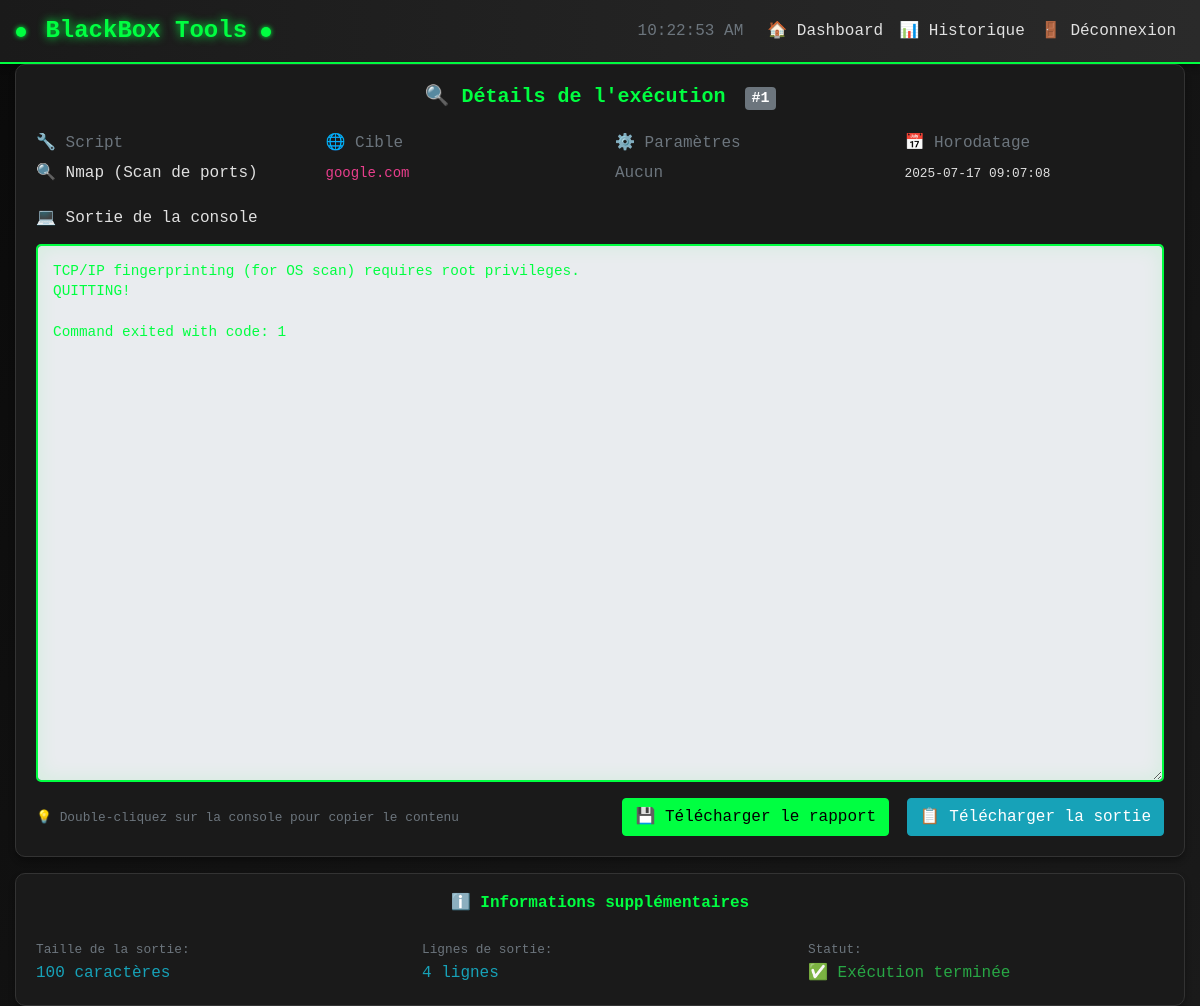
Screenshot of /history/1 (signed in) with the database file from the repository.
### tables this page shows
CREATE TABLE history (
                id INTEGER PRIMARY KEY AUTOINCREMENT,
                script TEXT NOT NULL,
                target TEXT NOT NULL,
                parameters TEXT,
                output TEXT NOT NULL,
                timestamp DATETIME DEFAULT CURRENT_TIMESTAMP
            );

### app.py (the view)
@app.route('/history/<int:entry_id>')
def view_history_entry(entry_id):
    if 'logged_in' not in session:
        return redirect(url_for('login'))
    db = get_db()
    cur = db.execute('SELECT * FROM history WHERE id = ?', (entry_id,))
    entry = cur.fetchone()
    if entry:
        return render_template('history_detail.html', entry=entry)
    else:
        flash('History entry not found.')
        return redirect(url_for('history'))

### app.py (called while the page is built)
def get_db():
    db = getattr(g, '_database', None)
    if db is None:
        db = g._database = sqlite3.connect(DATABASE)
        db.row_factory = sqlite3.Row
    return db

@app.teardown_appcontext
def close_connection(exception):
    db = getattr(g, '_database', None)
    if db is not None:
        db.close()

### app/templates/history_detail.html (shortened to what this page needs)
<!DOCTYPE html>
<html lang="fr">
<head>
    <link rel="stylesheet" href="https://stackpath.bootstrapcdn.com/bootstrap/4.5.2/css/bootstrap.min.css">
    <link rel="stylesheet" href="{{ url_for('static', filename='style.css') }}">
</head>
<body>
    <nav class="navbar navbar-expand-lg navbar-dark">
        <a class="navbar-brand" href="#">
            <span class="status-indicator online"></span>
            BlackBox Tools
        </a>
        <div class="collapse navbar-collapse">
            <ul class="navbar-nav ml-auto">
                <li class="nav-item">
                    <span class="navbar-text text-secondary mr-3">
                        <span id="clock"></span>
                    </span>
                </li>
                <li class="nav-item">
                    <a class="nav-link" href="{{ url_for('index') }}">
                        🏠 Dashboard
                    </a>
                </li>
                <li class="nav-item">
                    <a class="nav-link" href="{{ url_for('history') }}">
                        📊 Historique
                    </a>
                </li>
                <li class="nav-item">
                    <a class="nav-link" href="{{ url_for('logout') }}">
                        🚪 Déconnexion
                    </a>
                </li>
            </ul>
        </div>
    </nav>
    <div class="container-fluid">
        <div class="card">
            <div class="card-body">
                <h5 class="card-title">
                    🔍 Détails de l'exécution
                    <span class="badge badge-secondary ml-2">#{{ entry.id }}</span>
                </h5>
                <div class="row mb-4">
                    <div class="col-md-3">
                        <h6 class="text-muted">🔧 Script</h6>
                        <p class="mb-0">
                            {% if entry.script == 'nmap' %}
                                🔍 Nmap (Scan de ports)
                            {% elif entry.script == 'whois' %}
                                📋 Whois (Infos DNS)
                            {% elif entry.script == 'dig' %}
                                🔎 Dig (Énumération DNS)
                            {% elif entry.script == 'traceroute' %}
                                🛤️ Traceroute
                            {% elif entry.script == 'hydra' %}
                                🔐 Hydra (Brute-force)
                            {% else %}
                                {{ entry.script }}
                            {% endif %}
                        </p>
                    </div>
                    <div class="col-md-3">
                        <h6 class="text-muted">🌐 Cible</h6>
                        <p class="mb-0"><code>{{ entry.target }}</code></p>
                    </div>
                    <div class="col-md-3">
                        <h6 class="text-muted">⚙️ Paramètres</h6>
                        <p class="mb-0">
                            {% if entry.parameters %}
                                <code>{{ entry.parameters }}</code>
                            {% else %}
                                <span class="text-muted">Aucun</span>
                            {% endif %}
                        </p>
                    </div>
                    <div class="col-md-3">
                        <h6 class="text-muted">📅 Horodatage</h6>
                        <p class="mb-0"><small>{{ entry.timestamp }}</small></p>
                    </div>
                </div>
                <h6 class="mb-3">💻 Sortie de la console</h6>
                <textarea class="form-control console" rows="25" readonly>{{ entry.output }}</textarea>
                <div class="mt-3 d-flex justify-content-between align-items-center">
                    <div>
                        <small class="text-muted">
                            💡 Double-cliquez sur la console pour copier le contenu
                        </small>
                    </div>
                    <div>
                        <a href="{{ url_for('download_report', entry_id=entry.id) }}"
                           class="btn btn-success">
                            💾 Télécharger le rapport
                        </a>
                        <button class="btn btn-info ml-2" onclick="downloadConsoleOutput()">
                            📋 Télécharger la sortie
                        </button>
                    </div>
                </div>
            </div>
        </div>
        <div class="card mt-3">
            <div class="card-body">
                <h6 class="card-title">ℹ️ Informations supplémentaires</h6>
                <div class="row">
                    <div class="col-md-4">
                        <small class="text-muted">Taille de la sortie:</small><br>
                        <span class="text-info">{{ entry.output|length }} caractères</span>
                    </div>
                    <div class="col-md-4">
                        <small class="text-muted">Lignes de sortie:</small><br>
                        <span class="text-info">{{ entry.output.split('\n')|length }} lignes</span>
                    </div>
                    <div class="col-md-4">
                        <small class="text-muted">Statut:</small><br>
                        <span class="text-success">✅ Exécution terminée</span>
                    </div>
                </div>
            </div>
        </div>
    </div>
</body>
</html>

### app/static/style.css (style rules this page uses)
:root { --bg-primary: #0a0a0a; --bg-secondary: #1a1a1a; --bg-tertiary: #2a2a2a; --text-primary: #e0e0e0; --text-secondary: #b0b0b0; --accent-primary: #00ff41; --accent-secondary: #ff4444; --border-color: #333; --shadow: 0 4px 6px rgba(0, 0, 0, 0.3); }
* { box-sizing: border-box; }
body { background: linear-gradient(135deg, var(--bg-primary) 0%, var(--bg-secondary) 100%); color: var(--text-primary); font-family: 'Courier New', monospace; min-height: 100vh; margin: 0; padding: 0; }
.navbar { background: linear-gradient(90deg, var(--bg-secondary) 0%, var(--bg-tertiary) 100%); border-bottom: 2px solid var(--accent-primary); box-shadow: var(--shadow); }
.navbar-brand { font-weight: bold; font-size: 1.5rem; color: var(--accent-primary) !important; text-shadow: 0 0 10px var(--accent-primary); }
.nav-link { color: var(--text-primary) !important; transition: all 0.3s ease; }
.card { background: var(--bg-secondary); border: 1px solid var(--border-color); border-radius: 10px; box-shadow: var(--shadow); transition: all 0.3s ease; }
.card-title { color: var(--accent-primary); font-weight: bold; text-align: center; margin-bottom: 1.5rem; }
.form-control { background-color: var(--bg-tertiary); border: 1px solid var(--border-color); color: var(--text-primary); border-radius: 5px; transition: all 0.3s ease; }
.form-control::placeholder { color: var(--text-secondary); }
.btn-info { background-color: #17a2b8; border-color: #17a2b8; }
.btn-success { background-color: var(--accent-primary); border-color: var(--accent-primary); color: #000; }
.console { background-color: #000; color: var(--accent-primary); font-family: 'Courier New', monospace; border: 2px solid var(--accent-primary); border-radius: 5px; padding: 15px; min-height: 400px; font-size: 0.9rem; line-height: 1.4; overflow-y: auto; box-shadow: inset 0 0 20px rgba(0, 255, 65, 0.1); }
.fade-in { animation: fadeIn 0.5s ease-in; }
.pulse { animation: pulse 2s infinite; }
.status-indicator { display: inline-block; width: 10px; height: 10px; border-radius: 50%; margin-right: 5px; }
.status-indicator.online { background-color: var(--accent-primary); box-shadow: 0 0 5px var(--accent-primary); }

### rows the page displays
history: id "1", target "google.com", timestamp "2025-07-17 09:07:08", output "TCP/IP fingerprinting (for OS scan) requires root privileges. QUITTING! Command exited with code: 1"

### other values shown
{{ entry.output|length }} "100"
{{ entry.output.split('\n')|length }} "4"
